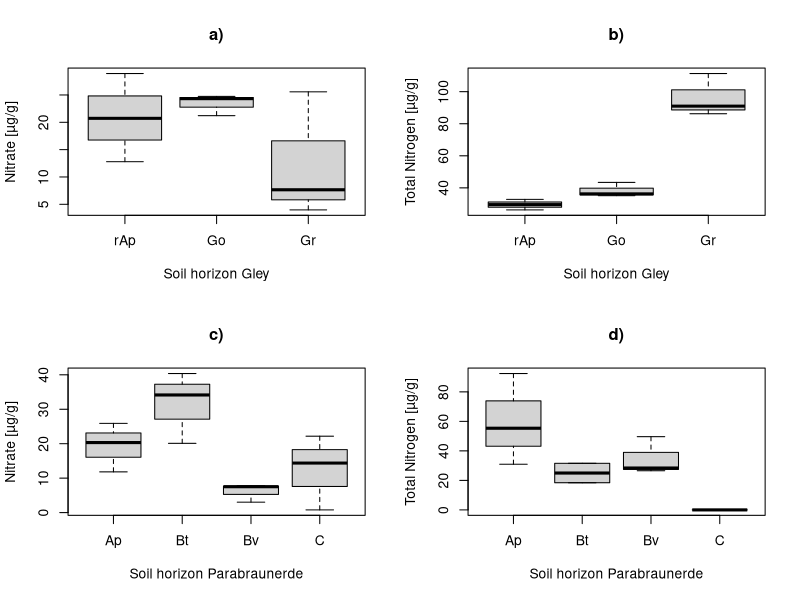
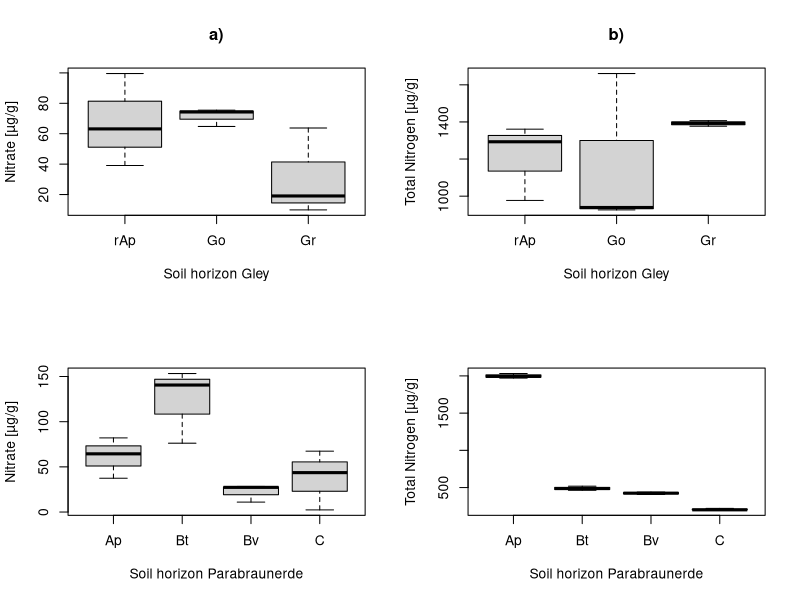

Recreate these plots in R, in order.
#Aufgabe:
#signifikante Unterschiede in den nitrat- und stickstoffgehalten zwischen:

#1. Signifikanter Unterschied TN / NO3 in Wasser
#2. Parabraunerde vs. Gley sowie zwischen Bachwasser-/Sediment- vs. Bodenproben
#3. Ober- vs. Unterboden


#Abk?rzungen (siehe excel-datei) Zusammenfassung:
#um lange W?rter nicht immer ausschreiben zu m?ssen, murden verschiedene Abk?rzungen genutzt.
#in dieser Datei werden lufttrockene Proben mit "trocken" abgek?rzt und proben aus frischem boden sowie die wasserproben ( aus c/N, corg und aus dem zweiten Durchlauf Nitrat) mit "nass". 
#Bodenklassen werden mit "B?den" abgek?rzt.Hierunter f?llt
#um direkt vergleichen zu k?nnen auch wasser, welches sich von den bodenklassen abgrent. also "kein boden" ist.
#boden umfasst also boden und kein boden.
#horizont ist in der excel-datei eingeteilt in Ober- und Unterboden. der begriff umfasst also beides.


library(readxl)
library(tidyverse)
library(car)

Wasser <- read_excel("./Statistik_Bodenkunde.xlsx", sheet = 1)
WDC <- read_excel("./Statistik_Bodenkunde.xlsx", sheet = 2)
DRYSOIL <- read_excel("./Statistik_Bodenkunde.xlsx", sheet = 3)


WDC <- WDC %>% 
  mutate(Bodentyp = as.factor(Bodentyp))

DRYSOIL <- DRYSOIL %>% 
  mutate(Bodentyp = as.factor(Bodentyp))

#### 1. Signifikanter Unterschied TN / NO3 in Wasser ####

t.test(Wasser$`NO3[µg/ml]`, Wasser$`TN[µg/g]`, paired = TRUE)

# sind nicht signifikant voneinander Verschieden. aber da es nur 3 Proben sind, machen weder Test
# auf normalverteilung noch auf Varianzhomogenität wirklich sinn.

#### 2. Parabraunerde vs. Gley sowie zwischen Bachwasser-/Sediment- vs. Bodenproben ####
### WDC ###

#Varianzhomogenitaet testen#
leveneTest(WDC$Nitrate.fs, WDC$Bodentyp, center = mean)
leveneTest(WDC$Nitrate.fs.w, WDC$Bodentyp, center = mean)
leveneTest(WDC$TN.fs,  WDC$Bodentyp, center = mean)
leveneTest(WDC$TN.fs.w,  WDC$Bodentyp, center = mean)

 # Alles Varianzhomogen da p > 0.05

#Normalverteilung testen#
# shapiro mit $p.value um alle Kategorien zusammenzuf?hren

Normalverteilung.WDC <- WDC %>% 
  group_by(Bodentyp) %>% 
  summarise(nitrate.fs = shapiro.test(Nitrate.fs)$p.value,
            nitrate.fs.w = shapiro.test(Nitrate.fs.w)$p.value,
            TN.fs = shapiro.test(TN.fs)$p.value,
            TN.fs.w = shapiro.test(TN.fs.w)$p.value)

# Alle außer TN.fs.w Normalverteilt (p > 0,05), Test für ich Trotzdem für Normalverteilte Daten machen 

##Anova##

Mod1 <- aov(Nitrate.fs ~ Bodentyp, data = WDC, contrasts = list(Bodentyp = contr.sum))
Mod2 <- aov(Nitrate.fs.w ~ Bodentyp, data = WDC, contrasts = list(Bodentyp = contr.sum))
Mod3<- aov(TN.fs ~ Bodentyp, data = WDC, contrasts = list(Bodentyp = contr.sum))
Mod4 <- aov(TN.fs.w ~ Bodentyp, data = WDC, contrasts = list(Bodentyp = contr.sum))

summary(Mod1)
summary(Mod2)
summary(Mod3)
summary(Mod4)

# Keine signifikanten Unterschiede bei WDC zwischen PB und Gley (sowohl bei fs und fs-w)
# p immer größer 0.05

### DRYSOIL ###

#Varianzhomogenitaet testen#
leveneTest(DRYSOIL$nitrate.ds, DRYSOIL$Bodentyp, center = mean)
leveneTest(DRYSOIL$N.ds, DRYSOIL$Bodentyp, center = mean)

# Alles Varianzhomogen da p > 0.05

Normalverteilung.DRYSOIL <- DRYSOIL %>% 
  group_by(Bodentyp) %>% 
  summarise(nitrate.ds = shapiro.test(nitrate.ds)$p.value,
            N.ds = shapiro.test(N.ds)$p.value)

# Alle außer PB N.ds Normalverteilt (p > 0,05), Test für ich Trotzdem für Normalverteilte Daten machen 

##Anova##

Mod5 <- aov(nitrate.ds ~ Bodentyp, data = DRYSOIL, contrasts = list(Bodentyp = contr.sum))
Mod6 <- aov(N.ds ~ Bodentyp, data = DRYSOIL, contrasts = list(Bodentyp = contr.sum))

summary(Mod5)
summary(Mod6)

# Keine signifikanten Unterschiede bei WDC zwischen PB und Gley (sowohl bei Nitrate und N)
# p immer größer 0.05

#### 3. Ober- vs. Unterboden ####
### WDC ###

#Varianzhomogenitaet testen#
leveneTest(WDC$Nitrate.fs, WDC$Bodenhoehe, center = mean)
leveneTest(WDC$Nitrate.fs.w, WDC$Bodenhoehe, center = mean)
leveneTest(WDC$TN.fs,  WDC$Bodenhoehe, center = mean)
leveneTest(WDC$TN.fs.w,  WDC$Bodenhoehe, center = mean)

# Alles Varianzhomogen da p > 0.05

Normalverteilung.WDC <- WDC %>% 
  group_by(Bodentyp, Bodenhoehe) %>% 
  summarise(nitrate.fs = shapiro.test(Nitrate.fs)$p.value,
            nitrate.fs.w = shapiro.test(Nitrate.fs.w)$p.value,
            TN.fs = shapiro.test(TN.fs)$p.value,
            TN.fs.w = shapiro.test(TN.fs.w)$p.value)

# Alles Normalverteilt da p > 0.05

##Anova##

mod7 <- aov(Nitrate.fs ~ Bodenhoehe, data = WDC, contrasts = list(Bodenhoehe = contr.sum))
mod8 <- aov(Nitrate.fs.w ~ Bodenhoehe, data = WDC, contrasts = list(Bodenhoehe = contr.sum))
mod9 <- aov(TN.fs ~ Bodenhoehe, data = WDC, contrasts = list(Bodenhoehe = contr.sum))
mod10 <- aov(TN.fs.w ~ Bodenhoehe, data = WDC, contrasts = list(Bodenhoehe = contr.sum))

summary(mod7)
summary(mod8)
summary(mod9)
summary(mod10)

### DRYSOIL ###

#Varianzhomogenitaet testen#
leveneTest(DRYSOIL$nitrate.ds, DRYSOIL$Bodenhoehe, center = median)
leveneTest(DRYSOIL$N.ds, DRYSOIL$Bodenhoehe, center = median)

# Alles Varianzhomogen da p > 0.05

Normalverteilung.DRYSOIL <- DRYSOIL %>% 
  group_by(Bodentyp, Bodenhoehe) %>% 
  summarise(nitrate.ds = shapiro.test(nitrate.ds)$p.value,
            N.ds = shapiro.test(N.ds)$p.value)
# Alles Normalverteilt da p > 0.05

mod11 <- aov(nitrate.ds ~ Bodenhoehe, data = DRYSOIL, contrasts = list(Bodenhoehe = contr.sum))
mod12 <- aov(N.ds ~ Bodenhoehe, data = DRYSOIL, contrasts = list(Bodenhoehe = contr.sum))

summary(mod11)
summary(mod12)

#### 4. Ober- vs. Unterboden + Bodentyp ####
### WDC ###

## zweifaktorielle ANOVA ## 
# mod13 <- aov(Nitrate.fs ~ Bodentyp + Bodenhoehe, data = WDC, contrasts = list(Bodenhoehe = contr.sum))
# mod14 <- aov(Nitrate.fs.w ~ Bodentyp + Bodenhoehe, data = WDC, contrasts = list(Bodenhoehe = contr.sum))
# mod15 <- aov(TN.fs ~ Bodentyp + Bodenhoehe, data = WDC, contrasts = list(Bodenhoehe = contr.sum))
# mod16 <- aov(TN.fs.w ~ Bodentyp + Bodenhoehe, data = WDC, contrasts = list(Bodenhoehe = contr.sum))
# 
# summary(mod13)
# summary(mod14)
# summary(mod15)
# summary(mod16)

### DRYSOIL ###

# mod17 <- aov(nitrate.ds ~ Bodentyp + Bodenhoehe, data = DRYSOIL, contrasts = list(Bodenhoehe = contr.sum))
# mod18 <- aov(N.ds ~ Bodentyp + Bodenhoehe, data = DRYSOIL, contrasts = list(Bodenhoehe = contr.sum))
# 
# summary(mod17)
# summary(mod18)

#### 4. Bodentyp + Horizont ####
### WDC ###

## zweifaktorielle ANOVA ## 

## Bodentyp rausnehmen ##
mod19 <- aov(Nitrate.fs ~ Bodentyp + Horizont, data = WDC, contrasts = list(Bodentyp = contr.sum))
mod20 <- aov(Nitrate.fs.w ~ Bodentyp + Horizont, data = WDC, contrasts = list(Bodentyp = contr.sum))
mod21 <- aov(TN.fs ~ Bodentyp + Horizont, data = WDC, contrasts = list(Bodentyp = contr.sum))
mod22 <- aov(TN.fs.w ~ Bodentyp + Horizont, data = WDC, contrasts = list(Bodentyp = contr.sum))


summary(mod19)
summary(mod20)
summary(mod21)
summary(mod22)

TukeyHSD(mod19)
TukeyHSD(mod20)
TukeyHSD(mod21)
TukeyHSD(mod22)

WDC.Gley <- WDC %>% 
  filter(Bodentyp == "Gley") %>% 
  select(Horizont, Nitrate.fs.w, TN.fs.w) %>% 
  mutate(Horizont = factor(Horizont, levels = c("rAp", "Go", "Gr")))

WDC.PB <- WDC %>% 
  filter(Bodentyp == "PB") %>% 
  select(Horizont, Nitrate.fs.w, TN.fs.w) %>% 
  mutate(Horizont = factor(Horizont, levels = c("Ap", "Bt", "Bv", "C")))

par(mfrow=c(2,2))
boxplot(Nitrate.fs.w ~ Horizont, data = WDC.Gley, main="a)", ylab = "Nitrate [µg/g]", xlab = "Soil horizon Gley")
boxplot(TN.fs.w ~ Horizont, data = WDC.Gley, main="b)", ylab = "Total Nitrogen [µg/g]", xlab = "Soil horizon Gley")


boxplot(Nitrate.fs.w ~ Horizont, data = WDC.PB, main="c)", ylab = "Nitrate [µg/g]", xlab = "Soil horizon Parabraunerde" )
boxplot(TN.fs.w ~ Horizont, data = WDC.PB, main="d)", ylab = "Total Nitrogen [µg/g]", xlab = "Soil horizon Parabraunerde")



### DRYSOIL ###

mod23 <- aov(nitrate.ds ~ Bodentyp + Horizont, data = DRYSOIL, contrasts = list(Bodentyp = contr.sum))
mod24 <- aov(N.ds ~ Bodentyp + Horizont, data = DRYSOIL, contrasts = list(Bodentyp = contr.sum))

summary(mod23)
summary(mod24)


TukeyHSD(mod23)
TukeyHSD(mod24)

DRYSOIL.Gley <- DRYSOIL %>% 
  filter(Bodentyp == "Gley") %>% 
  select(Horizont, nitrate.ds, N.ds) %>% 
  mutate(Horizont = factor(Horizont, levels = c("rAp", "Go", "Gr")))

DRYSOIL.PB <- DRYSOIL %>% 
  filter(Bodentyp == "PB") %>% 
  select(Horizont, nitrate.ds, N.ds) %>% 
  mutate(Horizont = factor(Horizont, levels = c("Ap", "Bt", "Bv", "C")))

par(mfrow=c(2,2))
boxplot(nitrate.ds ~ Horizont, data = DRYSOIL.Gley, main="a)", ylab = "Nitrate [µg/g]", xlab = "Soil horizon Gley")
boxplot(N.ds ~ Horizont, data = DRYSOIL.Gley, main="b)", ylab = "Total Nitrogen [µg/g]", xlab = "Soil horizon Gley")

boxplot(nitrate.ds ~ Horizont, data = DRYSOIL.PB, ylab = "Nitrate [µg/g]", xlab = "Soil horizon Parabraunerde" )
boxplot(N.ds ~ Horizont, data = DRYSOIL.PB, ylab = "Total Nitrogen [µg/g]", xlab = "Soil horizon Parabraunerde")

#### Korrelation ####
### Wasser ###

Wasser.cor <- Wasser %>% 
  filter(`mean.NO3[µg/ml]` > 0)

cor.test(Wasser.cor$`NO3[µg/ml]`, Wasser.cor$`TN[µg/g]`)

### WDC ###
cor.test(WDC$Nitrate.fs[WDC$Bodentyp == "PB"], WDC$TN.fs[WDC$Bodentyp == "PB"])
cor.test(WDC$Nitrate.fs[WDC$Bodentyp == "Gley"], WDC$TN.fs[WDC$Bodentyp == "Gley"])


### DRYSOIL ###
cor.test(DRYSOIL$nitrate.ds[WDC$Bodentyp == "PB"], DRYSOIL$N.ds[WDC$Bodentyp == "PB"])
cor.test(DRYSOIL$nitrate.ds[WDC$Bodentyp == "Gley"], DRYSOIL$N.ds[WDC$Bodentyp == "Gley"])

#### Wasser + WDC ####

Wasser <- Wasser %>% 
  mutate(Bodentyp = Typ,
         Nitrate = `NO3[µg/ml]`) %>% 
  select(Bodentyp, Nitrate)

WDC <- WDC %>% 
  mutate(Nitrate = Nitrate.fs.w) %>% 
  select(Bodentyp, Nitrate)

WDC.Wasser <- WDC %>% 
  rbind(Wasser)

mod.test <- aov(Nitrate ~ Bodentyp, data = WDC.Wasser)
summary(mod.test)
TukeyHSD(mod.test)

WDC.Wasser.Gley <- WDC %>% 
  rbind(Wasser) %>% 
  filter(Bodentyp != "PB")

WDC.Wasser.PB <- WDC %>% 
  rbind(Wasser) %>% 
  filter(Bodentyp != "Gley")

#Varianzhomogenitaet testen#
leveneTest(WDC.Wasser$Nitrate, WDC.Wasser$Bodentyp, center = mean)

# Alles Varianzhomogen da p > 0.05

Normalverteilung.WDC.Wasser <- WDC.Wasser %>% 
  group_by(Bodentyp) %>% 
  summarise(nitrate = shapiro.test(Nitrate)$p.value)

#ANOVA#

mod25 <- aov(Nitrate ~ Bodentyp, data = WDC.Wasser.Gley, contrasts = list(Bodentyp = contr.sum))
summary(mod25)

mod26 <- aov(Nitrate ~ Bodentyp, data = WDC.Wasser.PB, contrasts = list(Bodentyp = contr.sum))
summary(mod26)

#### Wasser + DRYSOIL ####

DRYSOIL <- DRYSOIL %>% 
  mutate(Nitrate = nitrate.ds) %>% 
  select(Bodentyp, Nitrate)

DRYSOIL.Wasser <- DRYSOIL %>% 
  rbind(Wasser)

mod.test2 <- aov(Nitrate ~ Bodentyp, data = DRYSOIL.Wasser)
summary(mod.test2)
TukeyHSD(mod.test2)

DRYSOIL.Wasser.Gley <- DRYSOIL %>% 
  rbind(Wasser) %>% 
  filter(Bodentyp != "PB")

DRYSOIL.Wasser.PB <- DRYSOIL %>% 
  rbind(Wasser) %>% 
  filter(Bodentyp != "Gley")

mod27 <- aov(Nitrate ~ Bodentyp, data = DRYSOIL.Wasser.Gley, contrasts = list(Bodentyp = contr.sum))
summary(mod27)

mod28 <- aov(Nitrate ~ Bodentyp, data = DRYSOIL.Wasser.PB, contrasts = list(Bodentyp = contr.sum))
summary(mod28)
